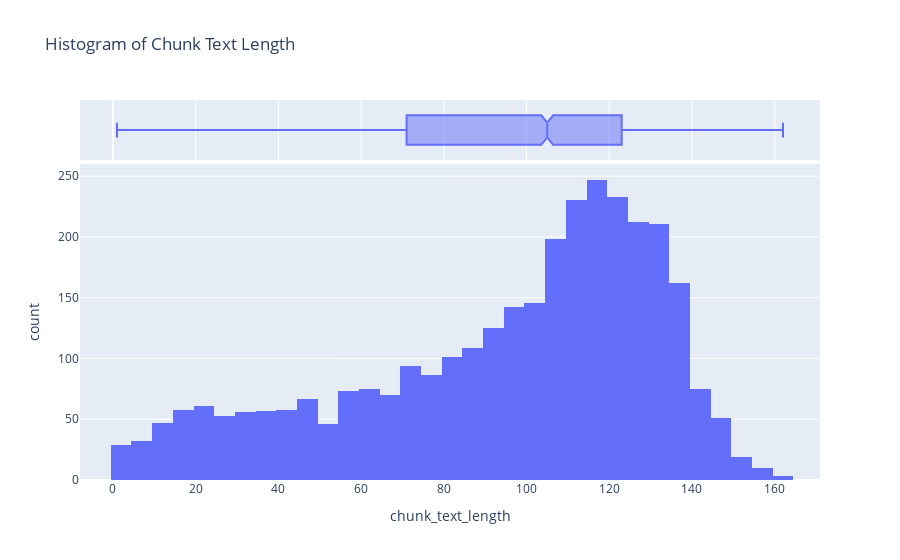

Write notebook code for a chart like this one.
### Code cell
# fig = px.histogram(df_chunks_with_tokens, x='chunk_text_length',
#                    title='Histogram of Chunk Text Length', nbins=80, marginal='box')
# fig.show()

### Figure 1 — Plotly figure (JSON) as saved in the notebook; plotly's stock layout.template omitted (floating-point values rounded to 4 significant figures; data arrays with more than 128 entries replaced by an {"elided": "..."} marker saying what was removed)
{"data": [{"alignmentgroup": "True", "bingroup": "x", "hovertemplate": "chunk_text_length=%{x}<br>count=%{y}<extra></extra>", "legendgroup": "", "marker": {"color": "#636efa", "pattern": {"shape": ""}}, "name": "", "nbinsx": 80, "offsetgroup": "", "orientation": "v", "showlegend": false, "type": "histogram", "x": {"elided": "3236 int values"}, "xaxis": "x", "yaxis": "y"}, {"alignmentgroup": "True", "hovertemplate": "chunk_text_length=%{x}<extra></extra>", "legendgroup": "", "marker": {"color": "#636efa"}, "name": "", "notched": true, "offsetgroup": "", "showlegend": false, "type": "box", "x": {"elided": "3236 int values"}, "xaxis": "x2", "yaxis": "y2"}], "layout": {"barmode": "relative", "legend": {"tracegroupgap": 0}, "title": {"text": "Histogram of Chunk Text Length"}, "xaxis": {"anchor": "y", "domain": [0, 1], "title": {"text": "chunk_text_length"}}, "xaxis2": {"anchor": "y2", "domain": [0, 1], "matches": "x", "showgrid": true, "showticklabels": false}, "yaxis": {"anchor": "x", "domain": [0, 0.8316], "title": {"text": "count"}}, "yaxis2": {"anchor": "x2", "domain": [0.8416, 1], "matches": "y2", "showgrid": false, "showline": false, "showticklabels": false, "ticks": ""}}}
